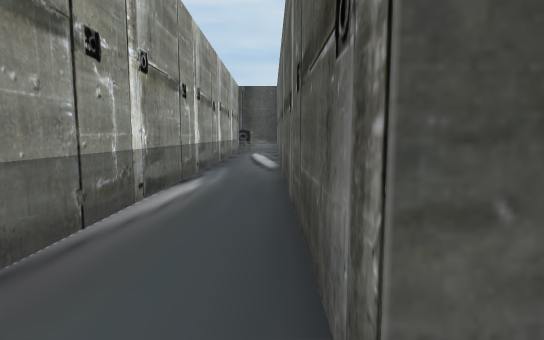
[1] (above)

24 first-person views from a walk through a Unity game level. The camera is 1.5 m above the floor, tilts 6° down and sees 80° across. The floor is counted in squares, 2 m on a side. Each view is taken from the middle of a square. On the plan, view 1 faces up. The plan holds only what a view shows up to about 11 squares ahead; the rest is blank. The place goes on beyond the plan. Some surface patterns are stand-ins.

[2]
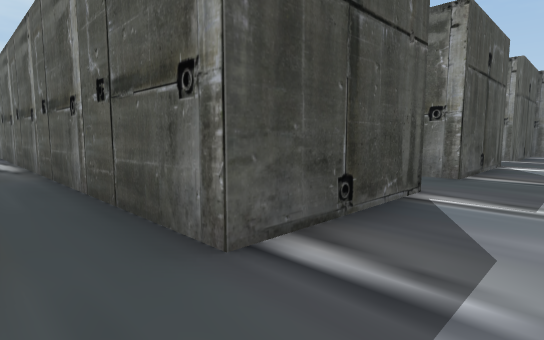

[3]
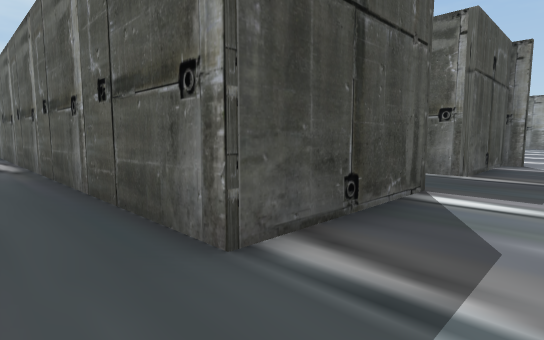

[4]
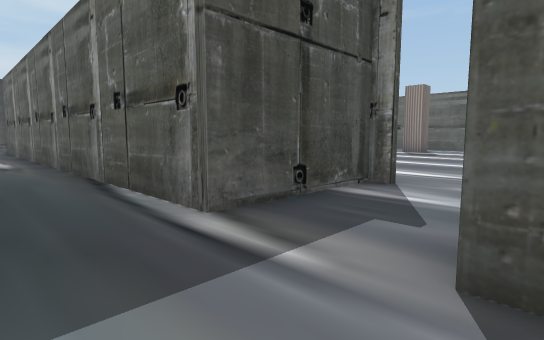

[5]
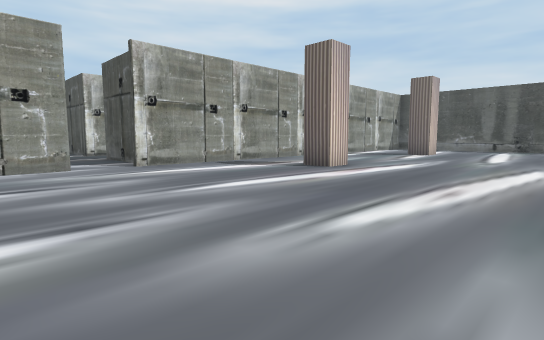

[6]
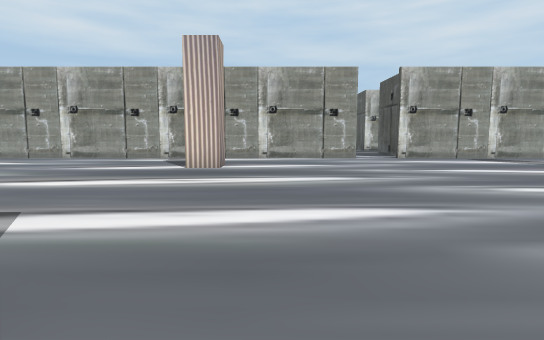

[7]
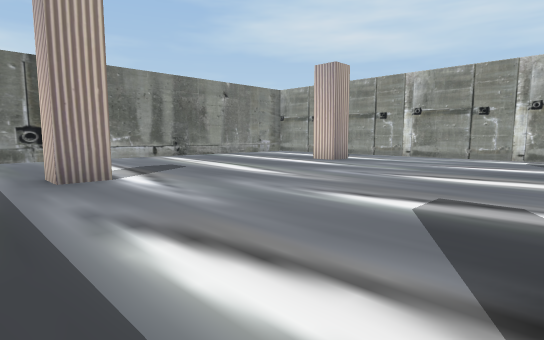

[8]
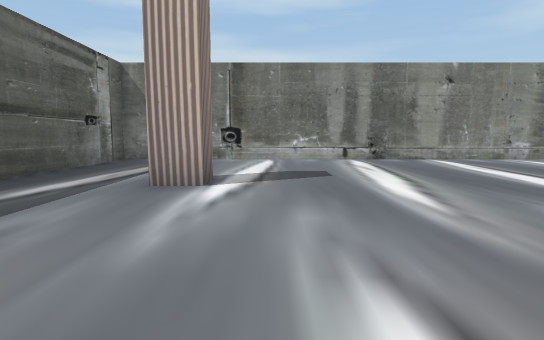

[9]
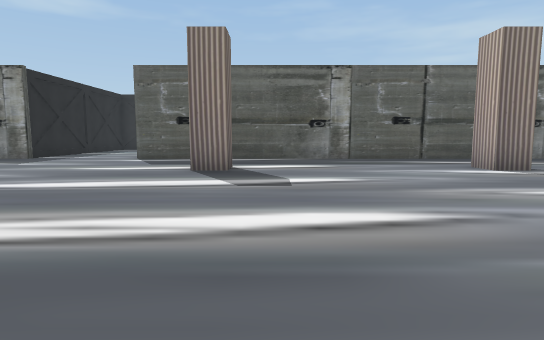

[10]
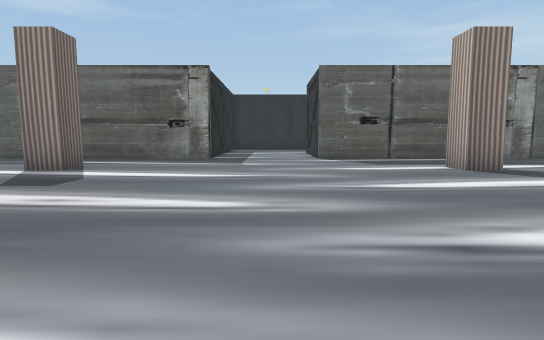

[11]
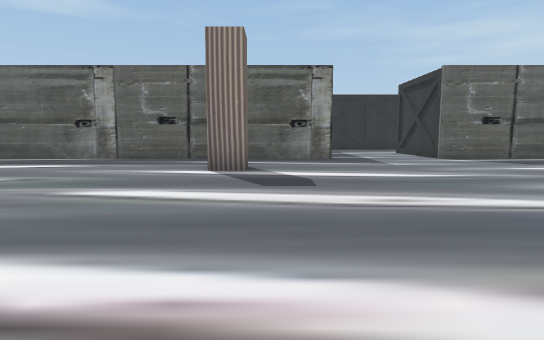

[12]
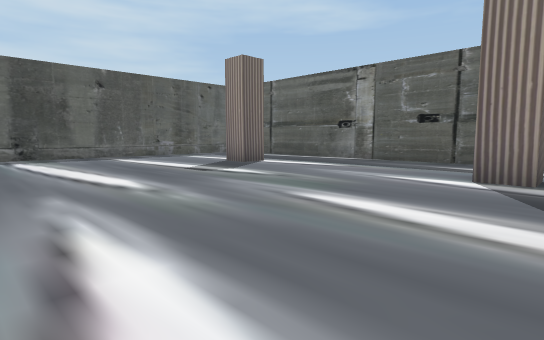

[13]
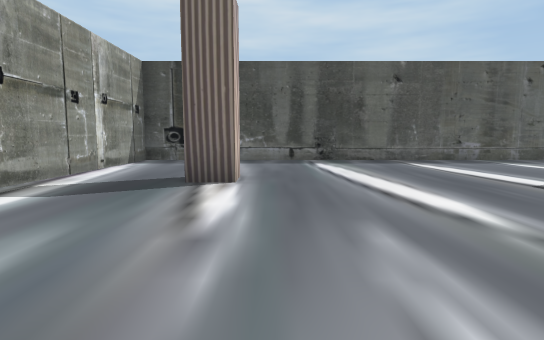

[14]
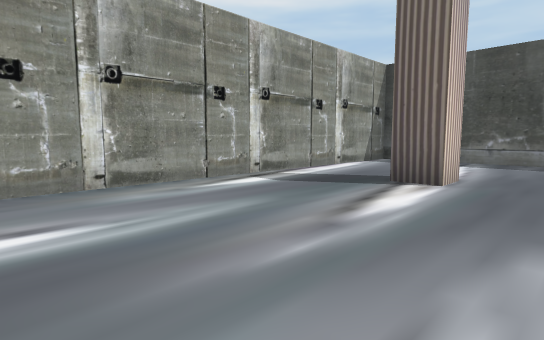

[15]
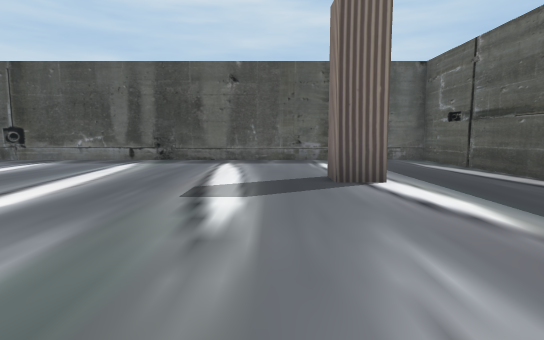

[16]
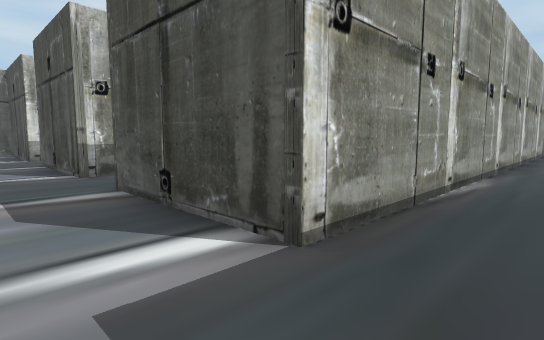

[17]
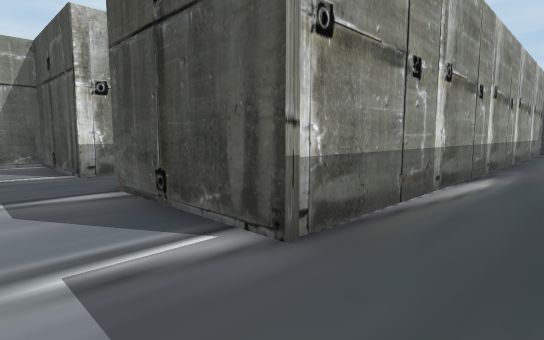

[18]
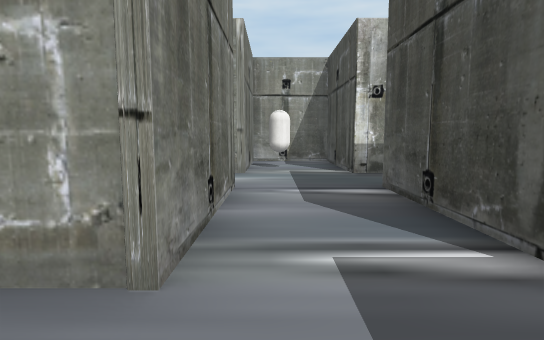

[19]
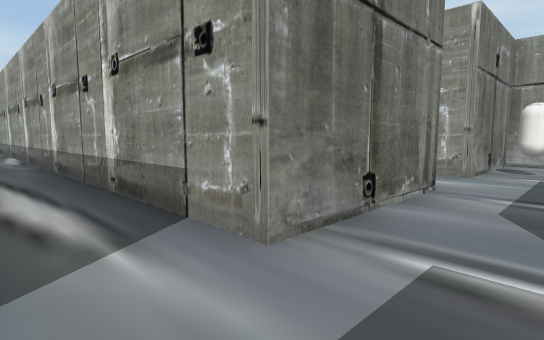

[20]
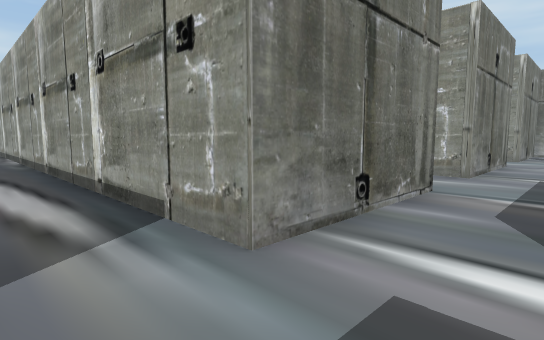

[21]
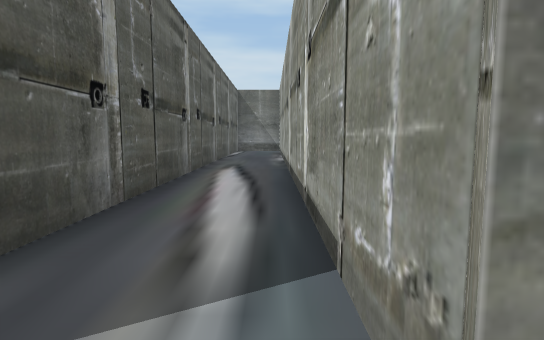

[22]
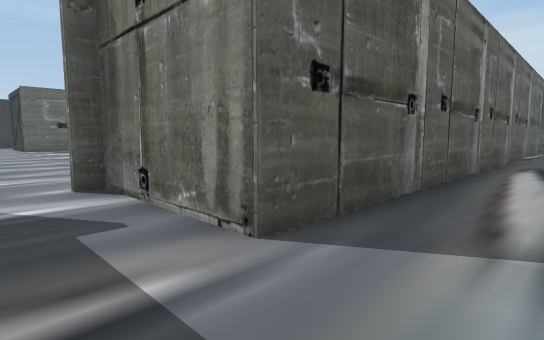

[23]
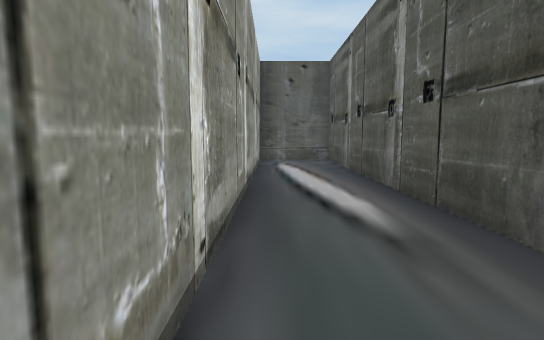

[24]
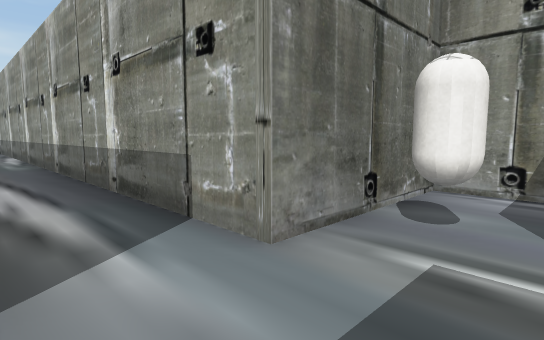

### Floor plan
Points are (right, up) in squares from view 1. A wall is a line through its corners. A room is listed if a view was taken in it or the views show most of it. See-through windows are left out.
Room 1 (views 1, 2, 3, 4, 5, 6, 7, 8, 9, 10, 11, 12, 13, 14, 15, 16, 17, 18, 19, 20, 21, 22, 23, 24)
walls: (14, -1.1) (14, -13.2); (13.9, 0.1) (13.9, 0.6) (10.7, 0.6) (10.7, 15.1) (8.6, 15.1) (8.6, 0.6) (5.2, 0.6) (5.2, 13); (16.6, -5.2) (17.4, -5.2) (17.4, -6.1); (17.4, 4.5) (17.4, 3.6) (16.5, 3.6); (5.2, -1.6) (8.6, -1.6) (8.6, -14.2); (16.5, -11.8) (17.4, -11.8) (17.4, -12.6); (17.4, 11.1) (17.4, 10.2) (16.5, 10.2); (28.1, 1) (27.7, 1) (27.7, 15.1) (14, 15.1) (14, 0.2); (10.7, -13.9) (10.7, -1.6) (13.9, -1.6) (13.9, -1.1); (0.1, -1.6) (3.5, -1.6) (3.5, -14.1); (14.2, -17.4) (25, -17.4); (3.5, 13.1) (3.5, 0.6) (0.2, 0.6) (0.2, 12.9); (26.9, -17.4) (27.7, -17.4) (27.7, -2.5) (28.1, -2.5); (-1.5, 11) (-1.5, 0.6) (-4.7, 0.6) (-4.7, -1.6) (-1.5, -1.6) (-1.5, -14.1)
objects: capsule (-3, -1)

Where each view was taken, in squares from view 1:
view 1: 0 up, 0 right, facing up
view 2: 1 down, 1 left, facing up-right
view 3: 1 down, 4 right, facing up-right
view 4: 2 down, 9 right, facing up-right
view 5: 3 down, 22 right, facing up-left
view 6: 4 down, 25 right, facing left
view 7: 6 down, 26 right, facing down-left
view 8: 7 down, 23 right, facing down
view 9: 7 down, 17 right, facing right
view 10: 1 down, 17 right, facing right
view 11: 3 up, 17 right, facing right
view 12: 3 up, 18 right, facing up-right
view 13: 5 up, 18 right, facing up
view 14: 5 up, 19 right, facing up-left
view 15: 5 up, 23 right, facing up
view 16: 1 down, 10 right, facing up-left
view 17: 1 down, 5 right, facing up-left
view 18: 1 down, 5 right, facing left
view 19: 0 up, 5 right, facing down-left
view 20: 0 up, 10 right, facing down-left
view 21: 1 down, 9 right, facing down
view 22: 0 up, 9 right, facing down-right
view 23: 5 up, 9 right, facing up
view 24: 0 up, 0 right, facing down-left
